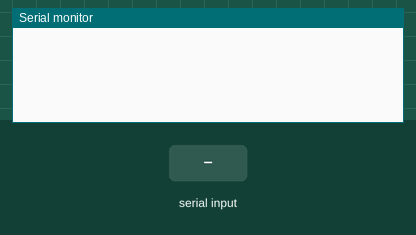
This sketch was run on a simulated Arduino Uno, built with avr-gcc and run on an emulated ATmega328P. Shown: the last lines printed to the serial monitor. The inputs (shaded band) are chosen by the test bench.

Above: at 1.2 s.
1.3 s: "1\n" received over Serial
At 1.9 s:
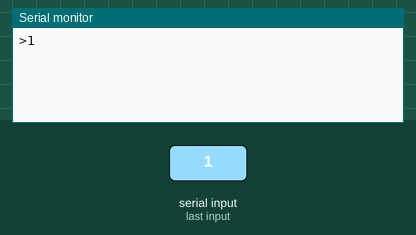
2.8 s: "1\n" received over the second serial link
At 4.0 s:
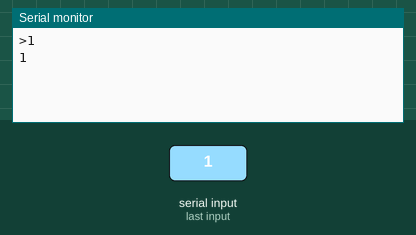
4.3 s: byte 10 (10) received over Serial
At 5.3 s:
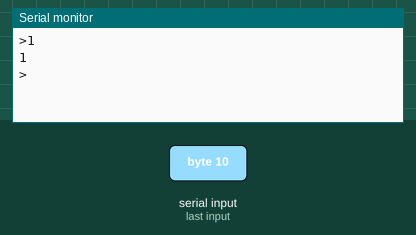
5.8 s: "0\n" received over Serial
At 6.5 s:
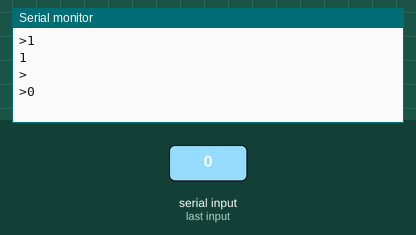
7.3 s: "0\n" received over the second serial link
At 7.6 s:
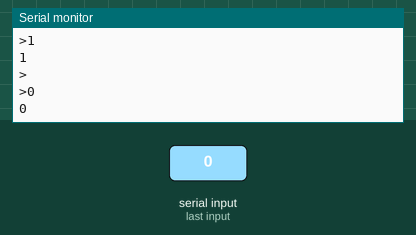

Measured:
- after the input at 1.3 s, the serial monitor: prints a new line at once (image 1)
- after the input at 2.8 s, the serial monitor: prints a new line at once (image 2)
- after the input at 4.3 s, the serial monitor: prints a new line at once (image 3)
- after the input at 5.8 s, the serial monitor: prints a new line at once (image 4)
- after the input at 7.3 s, the serial monitor: prints a new line at once (image 5)

The sketch:

transceiver-demo.ino
```cpp
#include <SoftwareSerial.h>
SoftwareSerial BTserial(13, 12); // RX | TX
// SoftwareSerial BTserial(7, 6); // RX | TX

//AT+CON882583F024EA

//AT+CON882583F02805

// const long baudRate = 38400;
char c = ' ';
boolean NL = true;

void setup()
{
    Serial.begin(38400);
    BTserial.begin(38400);

    while (BTserial.available())
    {
        Serial.write(BTserial.read());
    }
}

void loop()
{

    // Read from the Bluetooth module and send to the Arduino Serial Monitor
    if (BTserial.available())
    {
        c = BTserial.read();
        Serial.println(c);
    }

    // Read from the Serial Monitor and send to the Bluetooth module
    if (Serial.available())
    {
        c = Serial.read();
        BTserial.write(c);

        // Echo the user input to the main window. The ">" character indicates the user entered text.
        if (NL)
        {
            Serial.print(">");
            NL = false;
        }
        Serial.write(c);
        if (c == 10)
        {
            NL = true;
        }
    }
}
```
